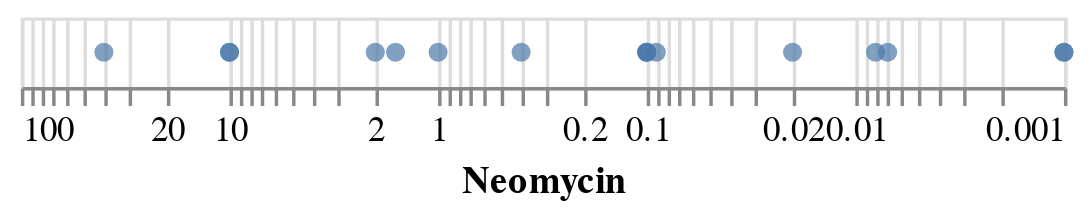

Write notebook code for a chart like this one.
### Code cell
alt.Chart(antibiotics).mark_circle().encode(
    alt.X('Neomycin:Q',
          sort='descending',
          scale=alt.Scale(type='log'))
)

### Figure 1 — Vega-Lite specification as saved in the notebook (floating-point values rounded to 4 significant figures)
{"config": {"view": {"continuousWidth": 300, "continuousHeight": 300}}, "data": {"name": "data-9358c74bfa85e269e603e741ba1c4924"}, "mark": {"type": "circle"}, "encoding": {"x": {"field": "Neomycin", "scale": {"type": "log"}, "sort": "descending", "type": "quantitative"}}, "$schema": "https://vega.github.io/schema/vega-lite/v5.20.1.json", "datasets": {"data-9358c74bfa85e269e603e741ba1c4924": [{"Bacteria": "Aerobacter aerogenes", "Penicillin": 870.0, "Streptomycin": 1.0, "Neomycin": 1.6, "Gram_Staining": "negative", "Genus": "other"}, {"Bacteria": "Bacillus anthracis", "Penicillin": 0.001, "Streptomycin": 0.01, "Neomycin": 0.007, "Gram_Staining": "positive", "Genus": "other"}, {"Bacteria": "Brucella abortus", "Penicillin": 1.0, "Streptomycin": 2.0, "Neomycin": 0.02, "Gram_Staining": "negative", "Genus": "other"}, {"Bacteria": "Diplococcus pneumoniae", "Penicillin": 0.005, "Streptomycin": 11.0, "Neomycin": 10.0, "Gram_Staining": "positive", "Genus": "other"}, {"Bacteria": "Escherichia coli", "Penicillin": 100.0, "Streptomycin": 0.4, "Neomycin": 0.1, "Gram_Staining": "negative", "Genus": "other"}, {"Bacteria": "Klebsiella pneumoniae", "Penicillin": 850.0, "Streptomycin": 1.2, "Neomycin": 1.0, "Gram_Staining": "negative", "Genus": "other"}, {"Bacteria": "Mycobacterium tuberculosis", "Penicillin": 800.0, "Streptomycin": 5.0, "Neomycin": 2.0, "Gram_Staining": "negative", "Genus": "other"}, {"Bacteria": "Proteus vulgaris", "Penicillin": 3.0, "Streptomycin": 0.1, "Neomycin": 0.1, "Gram_Staining": "negative", "Genus": "other"}, {"Bacteria": "Pseudomonas aeruginosa", "Penicillin": 850.0, "Streptomycin": 2.0, "Neomycin": 0.4, "Gram_Staining": "negative", "Genus": "other"}, {"Bacteria": "Salmonella (Eberthella) typhosa", "Penicillin": 1.0, "Streptomycin": 0.4, "Neomycin": 0.008, "Gram_Staining": "negative", "Genus": "Salmonella"}, {"Bacteria": "Salmonella schottmuelleri", "Penicillin": 10.0, "Streptomycin": 0.8, "Neomycin": 0.09, "Gram_Staining": "negative", "Genus": "Salmonella"}, {"Bacteria": "Staphylococcus albus", "Penicillin": 0.007, "Streptomycin": 0.1, "Neomycin": 0.001, "Gram_Staining": "positive", "Genus": "Staphylococcus"}, {"Bacteria": "Staphylococcus aureus", "Penicillin": 0.03, "Streptomycin": 0.03, "Neomycin": 0.001, "Gram_Staining": "positive", "Genus": "Staphylococcus"}, {"Bacteria": "Streptococcus fecalis", "Penicillin": 1.0, "Streptomycin": 1.0, "Neomycin": 0.1, "Gram_Staining": "positive", "Genus": "Streptococcus"}, {"Bacteria": "Streptococcus hemolyticus", "Penicillin": 0.001, "Streptomycin": 14.0, "Neomycin": 10.0, "Gram_Staining": "positive", "Genus": "Streptococcus"}, {"Bacteria": "Streptococcus viridans", "Penicillin": 0.005, "Streptomycin": 10.0, "Neomycin": 40.0, "Gram_Staining": "positive", "Genus": "Streptococcus"}]}}
